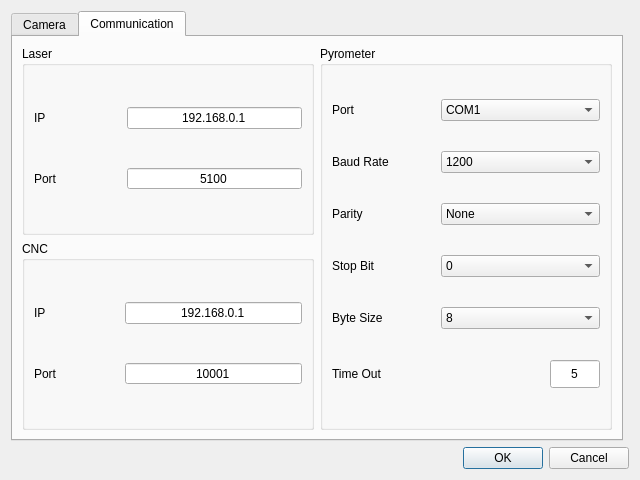
<?xml version="1.0" encoding="UTF-8"?>
<ui version="4.0">
 <class>Cam_set</class>
 <widget class="QDialog" name="Cam_set">
  <property name="geometry">
   <rect>
    <x>0</x>
    <y>0</y>
    <width>640</width>
    <height>480</height>
   </rect>
  </property>
  <property name="windowTitle">
   <string>Dialog</string>
  </property>
  <layout class="QGridLayout" name="gridLayout">
   <item row="3" column="0" colspan="2">
    <widget class="QDialogButtonBox" name="buttonBox">
     <property name="orientation">
      <enum>Qt::Horizontal</enum>
     </property>
     <property name="standardButtons">
      <set>QDialogButtonBox::Cancel|QDialogButtonBox::Ok</set>
     </property>
    </widget>
   </item>
   <item row="2" column="0">
    <widget class="QTabWidget" name="tabWidget">
     <property name="currentIndex">
      <number>1</number>
     </property>
     <widget class="QWidget" name="Camera_setting">
      <attribute name="title">
       <string>Camera</string>
      </attribute>
      <layout class="QGridLayout" name="gridLayout_4">
       <property name="leftMargin">
        <number>2</number>
       </property>
       <property name="topMargin">
        <number>2</number>
       </property>
       <property name="rightMargin">
        <number>2</number>
       </property>
       <property name="bottomMargin">
        <number>2</number>
       </property>
       <property name="spacing">
        <number>2</number>
       </property>
       <item row="0" column="0">
        <widget class="QGroupBox" name="Default_parameters">
         <property name="title">
          <string>Communication</string>
         </property>
         <layout class="QGridLayout" name="gridLayout_2">
          <item row="1" column="0">
           <widget class="QLabel" name="label_gain">
            <property name="text">
             <string>Image Height</string>
            </property>
           </widget>
          </item>
          <item row="11" column="2">
           <widget class="QLabel" name="label_exposure_7">
            <property name="maximumSize">
             <size>
              <width>50</width>
              <height>16777215</height>
             </size>
            </property>
            <property name="text">
             <string>fps</string>
            </property>
            <property name="alignment">
             <set>Qt::AlignRight|Qt::AlignTrailing|Qt::AlignVCenter</set>
            </property>
           </widget>
          </item>
          <item row="10" column="2">
           <widget class="QLabel" name="label_exposure_6">
            <property name="maximumSize">
             <size>
              <width>50</width>
              <height>16777215</height>
             </size>
            </property>
            <property name="text">
             <string>0-255</string>
            </property>
            <property name="alignment">
             <set>Qt::AlignRight|Qt::AlignTrailing|Qt::AlignVCenter</set>
            </property>
           </widget>
          </item>
          <item row="11" column="1">
           <widget class="QSpinBox" name="fps">
            <property name="sizePolicy">
             <sizepolicy hsizetype="Fixed" vsizetype="Fixed">
              <horstretch>0</horstretch>
              <verstretch>0</verstretch>
             </sizepolicy>
            </property>
            <property name="minimumSize">
             <size>
              <width>50</width>
              <height>30</height>
             </size>
            </property>
            <property name="alignment">
             <set>Qt::AlignCenter</set>
            </property>
            <property name="buttonSymbols">
             <enum>QAbstractSpinBox::NoButtons</enum>
            </property>
            <property name="minimum">
             <number>1</number>
            </property>
            <property name="maximum">
             <number>200</number>
            </property>
            <property name="value">
             <number>30</number>
            </property>
           </widget>
          </item>
          <item row="10" column="1">
           <widget class="QSpinBox" name="threshold">
            <property name="sizePolicy">
             <sizepolicy hsizetype="Fixed" vsizetype="Fixed">
              <horstretch>0</horstretch>
              <verstretch>0</verstretch>
             </sizepolicy>
            </property>
            <property name="minimumSize">
             <size>
              <width>50</width>
              <height>30</height>
             </size>
            </property>
            <property name="alignment">
             <set>Qt::AlignCenter</set>
            </property>
            <property name="buttonSymbols">
             <enum>QAbstractSpinBox::NoButtons</enum>
            </property>
            <property name="maximum">
             <number>255</number>
            </property>
            <property name="value">
             <number>250</number>
            </property>
           </widget>
          </item>
          <item row="0" column="0">
           <widget class="QLabel" name="label_exposure">
            <property name="text">
             <string>Image Width</string>
            </property>
           </widget>
          </item>
          <item row="8" column="2">
           <widget class="QLabel" name="label_exposure_5">
            <property name="maximumSize">
             <size>
              <width>50</width>
              <height>16777215</height>
             </size>
            </property>
            <property name="text">
             <string>mm/pix</string>
            </property>
            <property name="alignment">
             <set>Qt::AlignRight|Qt::AlignTrailing|Qt::AlignVCenter</set>
            </property>
           </widget>
          </item>
          <item row="8" column="0">
           <widget class="QLabel" name="label_3">
            <property name="text">
             <string>Pixel Size</string>
            </property>
           </widget>
          </item>
          <item row="0" column="1">
           <widget class="QSpinBox" name="image_width">
            <property name="sizePolicy">
             <sizepolicy hsizetype="Fixed" vsizetype="Fixed">
              <horstretch>0</horstretch>
              <verstretch>0</verstretch>
             </sizepolicy>
            </property>
            <property name="minimumSize">
             <size>
              <width>50</width>
              <height>30</height>
             </size>
            </property>
            <property name="alignment">
             <set>Qt::AlignCenter</set>
            </property>
            <property name="buttonSymbols">
             <enum>QAbstractSpinBox::NoButtons</enum>
            </property>
            <property name="minimum">
             <number>100</number>
            </property>
            <property name="maximum">
             <number>10000</number>
            </property>
            <property name="value">
             <number>1920</number>
            </property>
           </widget>
          </item>
          <item row="11" column="0">
           <widget class="QLabel" name="label_5">
            <property name="text">
             <string>frame per sec.</string>
            </property>
           </widget>
          </item>
          <item row="1" column="1">
           <widget class="QSpinBox" name="image_height">
            <property name="sizePolicy">
             <sizepolicy hsizetype="Fixed" vsizetype="Fixed">
              <horstretch>0</horstretch>
              <verstretch>0</verstretch>
             </sizepolicy>
            </property>
            <property name="minimumSize">
             <size>
              <width>50</width>
              <height>30</height>
             </size>
            </property>
            <property name="alignment">
             <set>Qt::AlignCenter</set>
            </property>
            <property name="buttonSymbols">
             <enum>QAbstractSpinBox::NoButtons</enum>
            </property>
            <property name="minimum">
             <number>100</number>
            </property>
            <property name="maximum">
             <number>10000</number>
            </property>
            <property name="value">
             <number>1200</number>
            </property>
           </widget>
          </item>
          <item row="8" column="1">
           <widget class="QDoubleSpinBox" name="pixel_size">
            <property name="sizePolicy">
             <sizepolicy hsizetype="Fixed" vsizetype="Fixed">
              <horstretch>0</horstretch>
              <verstretch>0</verstretch>
             </sizepolicy>
            </property>
            <property name="minimumSize">
             <size>
              <width>50</width>
              <height>30</height>
             </size>
            </property>
            <property name="alignment">
             <set>Qt::AlignCenter</set>
            </property>
            <property name="buttonSymbols">
             <enum>QAbstractSpinBox::NoButtons</enum>
            </property>
            <property name="decimals">
             <number>6</number>
            </property>
            <property name="maximum">
             <double>100.000000000000000</double>
            </property>
            <property name="singleStep">
             <double>0.100000000000000</double>
            </property>
            <property name="value">
             <double>0.008350000000000</double>
            </property>
           </widget>
          </item>
          <item row="0" column="2">
           <widget class="QLabel" name="label_exposure_3">
            <property name="maximumSize">
             <size>
              <width>50</width>
              <height>16777215</height>
             </size>
            </property>
            <property name="text">
             <string>pixel</string>
            </property>
            <property name="alignment">
             <set>Qt::AlignRight|Qt::AlignTrailing|Qt::AlignVCenter</set>
            </property>
           </widget>
          </item>
          <item row="10" column="0">
           <widget class="QLabel" name="label_4">
            <property name="text">
             <string>Threshold</string>
            </property>
           </widget>
          </item>
          <item row="1" column="2">
           <widget class="QLabel" name="label_exposure_4">
            <property name="maximumSize">
             <size>
              <width>50</width>
              <height>16777215</height>
             </size>
            </property>
            <property name="text">
             <string>pixel</string>
            </property>
            <property name="alignment">
             <set>Qt::AlignRight|Qt::AlignTrailing|Qt::AlignVCenter</set>
            </property>
           </widget>
          </item>
         </layout>
        </widget>
       </item>
       <item row="0" column="1">
        <widget class="QGroupBox" name="camera_parameters">
         <property name="title">
          <string>Camera parameters</string>
         </property>
         <layout class="QGridLayout" name="gridLayout_3">
          <item row="8" column="1">
           <widget class="QDoubleSpinBox" name="gamma">
            <property name="sizePolicy">
             <sizepolicy hsizetype="Fixed" vsizetype="Fixed">
              <horstretch>0</horstretch>
              <verstretch>0</verstretch>
             </sizepolicy>
            </property>
            <property name="minimumSize">
             <size>
              <width>50</width>
              <height>30</height>
             </size>
            </property>
            <property name="alignment">
             <set>Qt::AlignCenter</set>
            </property>
            <property name="buttonSymbols">
             <enum>QAbstractSpinBox::NoButtons</enum>
            </property>
            <property name="maximum">
             <double>4.000000000000000</double>
            </property>
            <property name="singleStep">
             <double>0.100000000000000</double>
            </property>
            <property name="value">
             <double>1.000000000000000</double>
            </property>
           </widget>
          </item>
          <item row="0" column="0">
           <widget class="QLabel" name="label_exposure_2">
            <property name="text">
             <string>Exposure Time [us]</string>
            </property>
           </widget>
          </item>
          <item row="0" column="1">
           <widget class="QSpinBox" name="exposure_time">
            <property name="sizePolicy">
             <sizepolicy hsizetype="Fixed" vsizetype="Fixed">
              <horstretch>0</horstretch>
              <verstretch>0</verstretch>
             </sizepolicy>
            </property>
            <property name="minimumSize">
             <size>
              <width>50</width>
              <height>30</height>
             </size>
            </property>
            <property name="alignment">
             <set>Qt::AlignCenter</set>
            </property>
            <property name="buttonSymbols">
             <enum>QAbstractSpinBox::NoButtons</enum>
            </property>
            <property name="minimum">
             <number>19</number>
            </property>
            <property name="maximum">
             <number>9999999</number>
            </property>
            <property name="value">
             <number>500</number>
            </property>
           </widget>
          </item>
          <item row="11" column="1">
           <widget class="QSpinBox" name="digital_shift">
            <property name="sizePolicy">
             <sizepolicy hsizetype="Fixed" vsizetype="Fixed">
              <horstretch>0</horstretch>
              <verstretch>0</verstretch>
             </sizepolicy>
            </property>
            <property name="minimumSize">
             <size>
              <width>50</width>
              <height>30</height>
             </size>
            </property>
            <property name="alignment">
             <set>Qt::AlignCenter</set>
            </property>
            <property name="buttonSymbols">
             <enum>QAbstractSpinBox::NoButtons</enum>
            </property>
            <property name="maximum">
             <number>4</number>
            </property>
           </widget>
          </item>
          <item row="1" column="1">
           <widget class="QDoubleSpinBox" name="gain">
            <property name="sizePolicy">
             <sizepolicy hsizetype="Fixed" vsizetype="Fixed">
              <horstretch>0</horstretch>
              <verstretch>0</verstretch>
             </sizepolicy>
            </property>
            <property name="minimumSize">
             <size>
              <width>50</width>
              <height>30</height>
             </size>
            </property>
            <property name="alignment">
             <set>Qt::AlignCenter</set>
            </property>
            <property name="buttonSymbols">
             <enum>QAbstractSpinBox::NoButtons</enum>
            </property>
            <property name="maximum">
             <double>48.000000000000000</double>
            </property>
            <property name="singleStep">
             <double>0.100000000000000</double>
            </property>
           </widget>
          </item>
          <item row="1" column="0">
           <widget class="QLabel" name="label_gain_2">
            <property name="text">
             <string>Gain [dB]</string>
            </property>
           </widget>
          </item>
          <item row="10" column="1">
           <widget class="QDoubleSpinBox" name="black_level">
            <property name="sizePolicy">
             <sizepolicy hsizetype="Fixed" vsizetype="Fixed">
              <horstretch>0</horstretch>
              <verstretch>0</verstretch>
             </sizepolicy>
            </property>
            <property name="minimumSize">
             <size>
              <width>50</width>
              <height>30</height>
             </size>
            </property>
            <property name="alignment">
             <set>Qt::AlignCenter</set>
            </property>
            <property name="buttonSymbols">
             <enum>QAbstractSpinBox::NoButtons</enum>
            </property>
            <property name="maximum">
             <double>1023.750000000000000</double>
            </property>
            <property name="singleStep">
             <double>0.100000000000000</double>
            </property>
           </widget>
          </item>
          <item row="8" column="0">
           <widget class="QLabel" name="label_8">
            <property name="text">
             <string>Gamma</string>
            </property>
           </widget>
          </item>
          <item row="10" column="0">
           <widget class="QLabel" name="label_7">
            <property name="text">
             <string>Balck Level [DN]</string>
            </property>
           </widget>
          </item>
          <item row="11" column="0">
           <widget class="QLabel" name="label_6">
            <property name="text">
             <string>Digital Shift</string>
            </property>
           </widget>
          </item>
         </layout>
        </widget>
       </item>
      </layout>
     </widget>
     <widget class="QWidget" name="Pyrometer_setting">
      <attribute name="title">
       <string>Communication</string>
      </attribute>
      <layout class="QGridLayout" name="gridLayout_13">
       <item row="0" column="1">
        <widget class="QGroupBox" name="Default_parameters_4">
         <property name="title">
          <string>Laser</string>
         </property>
         <layout class="QGridLayout" name="gridLayout_8">
          <item row="1" column="0">
           <widget class="QLabel" name="label_gain_5">
            <property name="text">
             <string>Port</string>
            </property>
           </widget>
          </item>
          <item row="0" column="3" colspan="2">
           <widget class="QLineEdit" name="laser_ip">
            <property name="text">
             <string>192.168.0.1</string>
            </property>
            <property name="alignment">
             <set>Qt::AlignCenter</set>
            </property>
           </widget>
          </item>
          <item row="0" column="0">
           <widget class="QLabel" name="label_exposure_22">
            <property name="text">
             <string>IP</string>
            </property>
           </widget>
          </item>
          <item row="1" column="3" colspan="2">
           <widget class="QSpinBox" name="laser_port">
            <property name="alignment">
             <set>Qt::AlignCenter</set>
            </property>
            <property name="buttonSymbols">
             <enum>QAbstractSpinBox::NoButtons</enum>
            </property>
            <property name="maximum">
             <number>500000</number>
            </property>
            <property name="value">
             <number>5100</number>
            </property>
           </widget>
          </item>
         </layout>
        </widget>
       </item>
       <item row="1" column="1">
        <widget class="QGroupBox" name="Default_parameters_8">
         <property name="title">
          <string>CNC</string>
         </property>
         <layout class="QGridLayout" name="gridLayout_14">
          <item row="2" column="0">
           <widget class="QLabel" name="label_gain_9">
            <property name="text">
             <string>Port</string>
            </property>
           </widget>
          </item>
          <item row="0" column="3" colspan="2">
           <widget class="QLineEdit" name="cnc_ip">
            <property name="text">
             <string>192.168.0.1</string>
            </property>
            <property name="alignment">
             <set>Qt::AlignCenter</set>
            </property>
           </widget>
          </item>
          <item row="0" column="0">
           <widget class="QLabel" name="label_exposure_23">
            <property name="text">
             <string>IP</string>
            </property>
           </widget>
          </item>
          <item row="2" column="3" colspan="2">
           <widget class="QSpinBox" name="cnc_port">
            <property name="alignment">
             <set>Qt::AlignCenter</set>
            </property>
            <property name="buttonSymbols">
             <enum>QAbstractSpinBox::NoButtons</enum>
            </property>
            <property name="maximum">
             <number>500000</number>
            </property>
            <property name="value">
             <number>10001</number>
            </property>
           </widget>
          </item>
         </layout>
        </widget>
       </item>
       <item row="0" column="2" rowspan="2">
        <widget class="QGroupBox" name="Default_parameters_6">
         <property name="title">
          <string>Pyrometer</string>
         </property>
         <layout class="QGridLayout" name="gridLayout_11">
          <item row="1" column="0">
           <widget class="QLabel" name="label_gain_7">
            <property name="text">
             <string>Baud Rate</string>
            </property>
           </widget>
          </item>
          <item row="0" column="0">
           <widget class="QLabel" name="label_exposure_34">
            <property name="text">
             <string>Port</string>
            </property>
           </widget>
          </item>
          <item row="0" column="1" colspan="2">
           <widget class="QComboBox" name="pyro_com">
            <property name="currentText">
             <string>COM12</string>
            </property>
            <item>
             <property name="text">
              <string>COM1</string>
             </property>
            </item>
            <item>
             <property name="text">
              <string>COM2</string>
             </property>
            </item>
            <item>
             <property name="text">
              <string>COM3</string>
             </property>
            </item>
            <item>
             <property name="text">
              <string>COM4</string>
             </property>
            </item>
            <item>
             <property name="text">
              <string>COM5</string>
             </property>
            </item>
            <item>
             <property name="text">
              <string>COM6</string>
             </property>
            </item>
            <item>
             <property name="text">
              <string>COM7</string>
             </property>
            </item>
            <item>
             <property name="text">
              <string>COM8</string>
             </property>
            </item>
            <item>
             <property name="text">
              <string>COM9</string>
             </property>
            </item>
            <item>
             <property name="text">
              <string>COM10</string>
             </property>
            </item>
            <item>
             <property name="text">
              <string>COM11</string>
             </property>
            </item>
            <item>
             <property name="text">
              <string>COM12</string>
             </property>
            </item>
            <item>
             <property name="text">
              <string>COM13</string>
             </property>
            </item>
            <item>
             <property name="text">
              <string>COM14</string>
             </property>
            </item>
            <item>
             <property name="text">
              <string>COM15</string>
             </property>
            </item>
           </widget>
          </item>
          <item row="11" column="0">
           <widget class="QLabel" name="label_22">
            <property name="text">
             <string>Byte Size</string>
            </property>
           </widget>
          </item>
          <item row="8" column="0">
           <widget class="QLabel" name="label_21">
            <property name="text">
             <string>Parity</string>
            </property>
           </widget>
          </item>
          <item row="10" column="0">
           <widget class="QLabel" name="label_23">
            <property name="text">
             <string>Stop Bit</string>
            </property>
           </widget>
          </item>
          <item row="12" column="0">
           <widget class="QLabel" name="label_27">
            <property name="text">
             <string>Time Out</string>
            </property>
           </widget>
          </item>
          <item row="12" column="2">
           <widget class="QSpinBox" name="pyro_timeout">
            <property name="sizePolicy">
             <sizepolicy hsizetype="Fixed" vsizetype="Fixed">
              <horstretch>0</horstretch>
              <verstretch>0</verstretch>
             </sizepolicy>
            </property>
            <property name="minimumSize">
             <size>
              <width>50</width>
              <height>30</height>
             </size>
            </property>
            <property name="alignment">
             <set>Qt::AlignCenter</set>
            </property>
            <property name="buttonSymbols">
             <enum>QAbstractSpinBox::NoButtons</enum>
            </property>
            <property name="minimum">
             <number>1</number>
            </property>
            <property name="maximum">
             <number>10</number>
            </property>
            <property name="value">
             <number>5</number>
            </property>
            <property name="displayIntegerBase">
             <number>10</number>
            </property>
           </widget>
          </item>
          <item row="1" column="1" colspan="2">
           <widget class="QComboBox" name="pyro_baudrate">
            <property name="currentText">
             <string>115200</string>
            </property>
            <item>
             <property name="text">
              <string>1200</string>
             </property>
            </item>
            <item>
             <property name="text">
              <string>2400</string>
             </property>
            </item>
            <item>
             <property name="text">
              <string>4800</string>
             </property>
            </item>
            <item>
             <property name="text">
              <string>9600</string>
             </property>
            </item>
            <item>
             <property name="text">
              <string>19200</string>
             </property>
            </item>
            <item>
             <property name="text">
              <string>38400</string>
             </property>
            </item>
            <item>
             <property name="text">
              <string>57600</string>
             </property>
            </item>
            <item>
             <property name="text">
              <string>115200</string>
             </property>
            </item>
            <item>
             <property name="text">
              <string>460800</string>
             </property>
            </item>
           </widget>
          </item>
          <item row="8" column="1" colspan="2">
           <widget class="QComboBox" name="pyro_parity">
            <property name="currentText">
             <string>Even</string>
            </property>
            <item>
             <property name="text">
              <string>None</string>
             </property>
            </item>
            <item>
             <property name="text">
              <string>Odd</string>
             </property>
            </item>
            <item>
             <property name="text">
              <string>Even</string>
             </property>
            </item>
            <item>
             <property name="text">
              <string>Mark</string>
             </property>
            </item>
            <item>
             <property name="text">
              <string>Space</string>
             </property>
            </item>
           </widget>
          </item>
          <item row="11" column="1" colspan="2">
           <widget class="QComboBox" name="pyro_bytesize">
            <item>
             <property name="text">
              <string>8</string>
             </property>
            </item>
            <item>
             <property name="text">
              <string>16</string>
             </property>
            </item>
            <item>
             <property name="text">
              <string>32</string>
             </property>
            </item>
           </widget>
          </item>
          <item row="10" column="1" colspan="2">
           <widget class="QComboBox" name="pyro_stopbit">
            <property name="currentText">
             <string>1</string>
            </property>
            <item>
             <property name="text">
              <string>0</string>
             </property>
            </item>
            <item>
             <property name="text">
              <string>1</string>
             </property>
            </item>
           </widget>
          </item>
         </layout>
        </widget>
       </item>
      </layout>
     </widget>
    </widget>
   </item>
  </layout>
 </widget>
 <resources/>
 <connections>
  <connection>
   <sender>buttonBox</sender>
   <signal>accepted()</signal>
   <receiver>Cam_set</receiver>
   <slot>accept()</slot>
   <hints>
    <hint type="sourcelabel">
     <x>247</x>
     <y>448</y>
    </hint>
    <hint type="destinationlabel">
     <x>157</x>
     <y>274</y>
    </hint>
   </hints>
  </connection>
  <connection>
   <sender>buttonBox</sender>
   <signal>rejected()</signal>
   <receiver>Cam_set</receiver>
   <slot>reject()</slot>
   <hints>
    <hint type="sourcelabel">
     <x>315</x>
     <y>448</y>
    </hint>
    <hint type="destinationlabel">
     <x>286</x>
     <y>274</y>
    </hint>
   </hints>
  </connection>
 </connections>
</ui>
